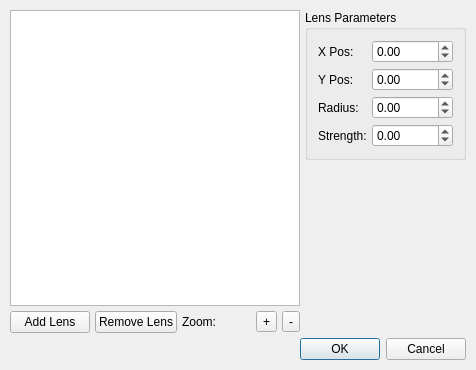
<ui version="4.0" >
 <class>LensDialogBase</class>
 <widget class="QDialog" name="LensDialogBase" >
  <property name="geometry" >
   <rect>
    <x>0</x>
    <y>0</y>
    <width>476</width>
    <height>370</height>
   </rect>
  </property>
  <property name="windowTitle" >
   <string>Optical Lens</string>
  </property>
  <layout class="QVBoxLayout" >
   <property name="spacing" >
    <number>5</number>
   </property>
   <property name="leftMargin" >
    <number>10</number>
   </property>
   <property name="topMargin" >
    <number>10</number>
   </property>
   <property name="rightMargin" >
    <number>10</number>
   </property>
   <property name="bottomMargin" >
    <number>10</number>
   </property>
   <item>
    <layout class="QHBoxLayout" >
     <property name="spacing" >
      <number>5</number>
     </property>
     <item>
      <layout class="QVBoxLayout" >
       <property name="spacing" >
        <number>5</number>
       </property>
       <item>
        <widget class="QGraphicsView" name="previewWidget" >
         <property name="minimumSize" >
          <size>
           <width>280</width>
           <height>280</height>
          </size>
         </property>
        </widget>
       </item>
       <item>
        <layout class="QHBoxLayout" >
         <property name="spacing" >
          <number>5</number>
         </property>
         <item>
          <layout class="QHBoxLayout" >
           <property name="spacing" >
            <number>5</number>
           </property>
           <item>
            <widget class="QPushButton" name="buttonAdd" >
             <property name="text" >
              <string>Add Lens</string>
             </property>
            </widget>
           </item>
           <item>
            <widget class="QPushButton" name="buttonRemove" >
             <property name="text" >
              <string>Remove Lens</string>
             </property>
            </widget>
           </item>
          </layout>
         </item>
         <item>
          <layout class="QHBoxLayout" >
           <property name="spacing" >
            <number>5</number>
           </property>
           <item>
            <widget class="QLabel" name="label_5" >
             <property name="text" >
              <string>Zoom:</string>
             </property>
            </widget>
           </item>
           <item>
            <widget class="QToolButton" name="buttonZoomI" >
             <property name="text" >
              <string>+</string>
             </property>
            </widget>
           </item>
           <item>
            <widget class="QToolButton" name="buttonZoomOut" >
             <property name="text" >
              <string>-</string>
             </property>
            </widget>
           </item>
          </layout>
         </item>
        </layout>
       </item>
      </layout>
     </item>
     <item>
      <layout class="QVBoxLayout" >
       <property name="spacing" >
        <number>5</number>
       </property>
       <item>
        <widget class="QGroupBox" name="groupBox" >
         <property name="title" >
          <string>Lens Parameters</string>
         </property>
         <layout class="QGridLayout" >
          <property name="leftMargin" >
           <number>10</number>
          </property>
          <property name="topMargin" >
           <number>10</number>
          </property>
          <property name="rightMargin" >
           <number>10</number>
          </property>
          <property name="bottomMargin" >
           <number>10</number>
          </property>
          <property name="horizontalSpacing" >
           <number>5</number>
          </property>
          <property name="verticalSpacing" >
           <number>5</number>
          </property>
          <item row="0" column="0" >
           <widget class="QLabel" name="label" >
            <property name="text" >
             <string>X Pos:</string>
            </property>
           </widget>
          </item>
          <item row="0" column="1" >
           <widget class="QDoubleSpinBox" name="spinXPos" >
            <property name="minimum" >
             <double>-30000.000000000000000</double>
            </property>
            <property name="maximum" >
             <double>30000.000000000000000</double>
            </property>
           </widget>
          </item>
          <item row="1" column="0" >
           <widget class="QLabel" name="label_2" >
            <property name="text" >
             <string>Y Pos:</string>
            </property>
           </widget>
          </item>
          <item row="1" column="1" >
           <widget class="QDoubleSpinBox" name="spinYPos" >
            <property name="minimum" >
             <double>-30000.000000000000000</double>
            </property>
            <property name="maximum" >
             <double>30000.000000000000000</double>
            </property>
           </widget>
          </item>
          <item row="2" column="0" >
           <widget class="QLabel" name="label_3" >
            <property name="text" >
             <string>Radius:</string>
            </property>
           </widget>
          </item>
          <item row="2" column="1" >
           <widget class="QDoubleSpinBox" name="spinRadius" >
            <property name="minimum" >
             <double>-30000.000000000000000</double>
            </property>
            <property name="maximum" >
             <double>30000.000000000000000</double>
            </property>
           </widget>
          </item>
          <item row="3" column="0" >
           <widget class="QLabel" name="label_4" >
            <property name="text" >
             <string>Strength:</string>
            </property>
           </widget>
          </item>
          <item row="3" column="1" >
           <widget class="QDoubleSpinBox" name="spinStrength" >
            <property name="minimum" >
             <double>-100.000000000000000</double>
            </property>
            <property name="maximum" >
             <double>100.000000000000000</double>
            </property>
           </widget>
          </item>
         </layout>
        </widget>
       </item>
       <item>
        <spacer>
         <property name="orientation" >
          <enum>Qt::Vertical</enum>
         </property>
         <property name="sizeHint" >
          <size>
           <width>20</width>
           <height>40</height>
          </size>
         </property>
        </spacer>
       </item>
      </layout>
     </item>
    </layout>
   </item>
   <item>
    <widget class="QDialogButtonBox" name="buttonBox" >
     <property name="standardButtons" >
      <set>QDialogButtonBox::Cancel|QDialogButtonBox::NoButton|QDialogButtonBox::Ok</set>
     </property>
    </widget>
   </item>
  </layout>
 </widget>
 <resources/>
 <connections/>
</ui>
